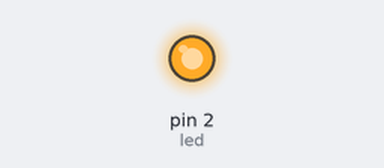
A sketch run on a simulated Arduino Uno, built with avr-gcc and run on an emulated ATmega328P. On the bench: output pins drawn as LEDs (lit = HIGH).

Above: at 0.05 s.
Timing chart, 0 to 3.5 s (numbered marks = the images above):
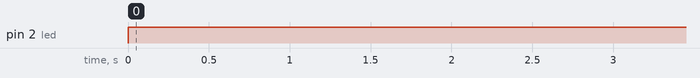

The sketch:

sensorinclinacion.ino
```cpp
int led = 2;

int tiltballsensor = 9;

void setup(){

    pinMode(led, OUTPUT);
    pinMode(tiltballsensor, OUTPUT);

    digitalWrite(led, LOW);
  }

void loop(){
  digitalWrite(led, LOW);

    if(digitalRead(tiltballsensor) == 0){
        digitalWrite(led, HIGH);
        delay(1000);
        digitalWrite(led, LOW);

        digitalWrite(led, HIGH);
        delay(1000);
        digitalWrite(led, LOW);

        digitalWrite(led, HIGH);
        delay(1000);
        digitalWrite(led, LOW);

      }
  }
```

Measured:
- by itself, pin 2 (led): LOW → HIGH at 0.00 s
